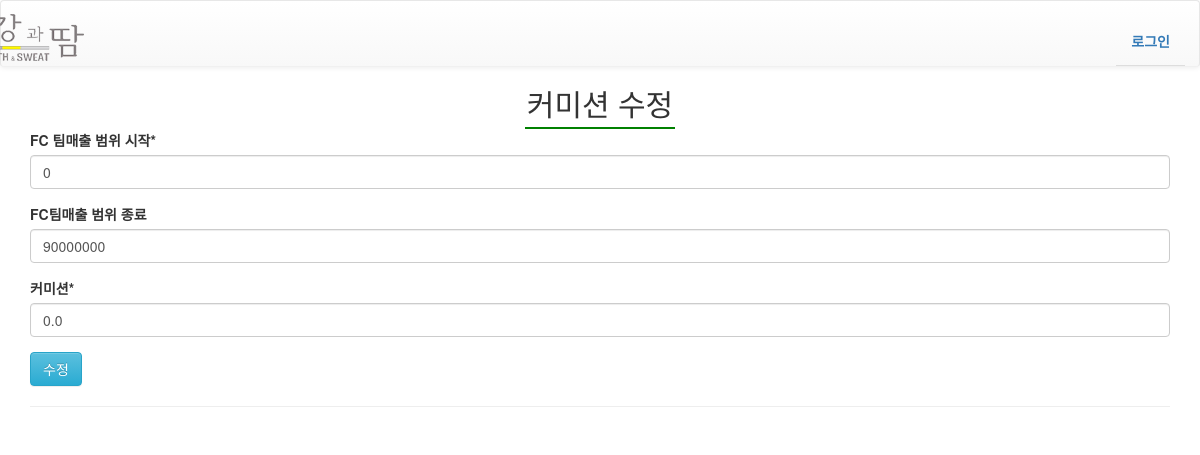
Screenshot of /management/commission_management/fc_teamleader_edit_com/1/ with the database file from the repository.
### management/models.py (models this page shows, shortened)
class FC_Teamleader_Commission(models.Model): #FC팀장님의 수장(팀수당만 있음.)
    min_sales = models.DecimalField(max_digits=19,decimal_places=0, default=0 ,verbose_name='FC 팀매출 범위 시작')
    max_sales = models.DecimalField(max_digits=19,decimal_places=0, blank=True, null=True, verbose_name='FC팀매출 범위 종료')
    commission = models.FloatField(default=0.0, verbose_name='커미션')
    class Meta:
        ordering = ['min_sales']

### management/views.py (the view)
# urls.py: url(r'^commission_management/fc_teamleader_edit_com/(?P<fc_teamleader_id>\d+)/$', views.fc_teamleader_edit_com, name='fc_teamleader_edit_com'),
def fc_teamleader_edit_com(request, fc_teamleader_id):
    commission = FC_Teamleader_Commission.objects.get(id=fc_teamleader_id)
    if request.method == 'POST':
        form = FC_TeamLeader_EditForm(request.POST, instance=commission)
        if form.is_valid():
            form.save()
            return redirect('management:commission_management')
    else:
        commission = FC_Teamleader_Commission.objects.get(id=fc_teamleader_id)
        form = FC_TeamLeader_EditForm(instance=commission)
    context = {
        'form' : form,
    }
    return render(request, 'management/edit_commission.html', context)

### management/forms.py
class FC_TeamLeader_EditForm(forms.ModelForm):
    class Meta:
        model = FC_Teamleader_Commission
        fields = '__all__'

### management/templates/management/edit_commission.html (shortened to what this page needs)
{% extends "navbar.html" %}
{% load crispy_forms_tags %}
{% block content %}
<h2 class="text-center"><span class="header">커미션 수정</span></h2>
<div class="container">
    <form method="POST">
        {{ form | crispy}}
        <button class="btn btn-info" type="submit">수정</button>
        <hr/>
    </form>
</div>
{% endblock %}

### static/css/main.css (style rules this page uses)
.header { padding:2px; border-bottom:2px solid green; }
.schedule-table tbody tr td:first-child .schedule-table tbody tr th:first-child, { width: 10px; }

### rows the page displays
FC_Teamleader_Commission: min_sales "0", max_sales "90000000", commission "0.0"
